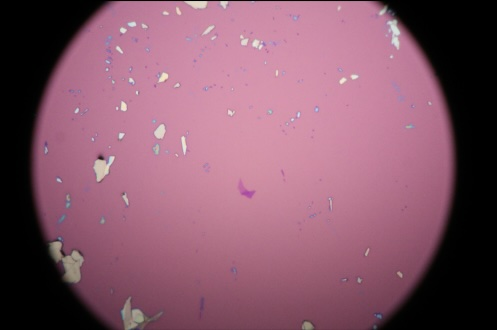
#> input picture segmenter/test_images/WTe2/wte2_0.jpg, 497 x 330 px, given as the content of the folder /Users/mayanksengupta/Desktop/hBN/Images/M20/, which was not available
$ python hBN_eval.py
#> lines starting #> are read from the running program, lines starting #| are printed output that depends on the picture; pictures that were not available may be replaced by others from this repository, and a replacement may not be noted
#> further down, img is the input picture: shape (330, 497, 3); mean B, G, R 105.3, 87.2, 132.9
### segmenter/segmenter.py
import cv2
import numpy as np
from scipy.ndimage import label
from scipy.interpolate import LinearNDInterpolator
from skimage.morphology import disk
from skimage.color import lab2rgb
import time

class Segmenter():
    def __init__(self, img, material, colors=None, numbers=None, min_area = 50, max_area = 10000000, magnification=100, k=3, focus_disks=[], thickness=40, surround_bg=None):
#> called with min_area = 50, max_area = 10000000, magnification = 20, k = 3, thickness = 40
        self.img = img
        self.size = img.shape[:2]
        self.target_bg_lab = material.target_bg_lab
        self.layer_labels = material.layer_labels
        self.edge_method = material.Edge_Method(k=k, magnification=magnification, args=material.args)
        self.colors = colors
        self.numbers = numbers
        self.min_area = min_area
        self.max_area = max_area
        self.focus_disks = focus_disks
        self.mag = magnification

        self.lab = cv2.cvtColor(img, cv2.COLOR_RGB2LAB).astype(np.int16)
        self.lab[:,:,0] = self.lab[:,:,0] * 100.0/255.0
        self.lab[:,:,1] -= 128
        self.lab[:,:,2] -= 128

        self.thickness = thickness
        if surround_bg is None:
            surround_bg = magnification==20
        if surround_bg:
            self.lab = self._border(self.lab, thickness)

        self.surround_bg = surround_bg


    def make_masks(self, segment_edges = False, erode_masks=0):
        if len(self.focus_disks)>0:
            black_zone_mask = self.focus_disks[0][0]
        else:
            black_zone_mask = None

        self.segment_edges = segment_edges

        self.edges = self.edge_method(self)

        if self.surround_bg:
            t = self.thickness//2
            self.edges[:t, :] = 0
            self.edges[-t:, :] = 0
            self.edges[:, :t] = 0
            self.edges[:, -t:] = 0

        if segment_edges:
                old_copy = self.edges.copy()
        if black_zone_mask is not None:
            self.edges[black_zone_mask] = 1

        template = np.logical_not(self.edges)
        self.masks, self.num_masks = label(template)
        self.mask_ids, self.mask_areas = np.unique(self.masks, return_counts=True)

        # Get BG mask
        masked = self.mask_areas.copy()
        masked[0] = 0
        self.bg_mask_id = np.argmax(masked)
        self.bg_mask = self.masks == self.bg_mask_id

        if erode_masks > 0:
            template = self.masks.copy()
            template[template > 0] = 1
            fp = disk(5)
            template = cv2.erode(template.astype('uint8'), fp, iterations=erode_masks)
            template = cv2.dilate(template, fp, iterations=erode_masks)

            if not segment_edges:
                self.masks, self.num_masks = label(template)
                self.mask_ids, self.mask_areas = np.unique(self.masks, return_counts=True)

        if segment_edges:
            # Relabel masks
            sin_bg = np.logical_not(self.edges)
            sin_bg[self.masks == self.bg_mask_id] = 0
            self.mask_template = np.logical_or(old_copy, sin_bg)

            if black_zone_mask is not None:
                self.mask_template[black_zone_mask] = 0

            self.masks, self.num_masks = label(self.mask_template)
            self.mask_ids, self.mask_areas = np.unique(self.masks, return_counts=True)


    def get_all_avg_lab(self):
        # Flatten masks and lab arrays
        flat_masks = self.masks.ravel()
        flat_lab = self.lab.reshape(-1, 3)
        num_masks = self.num_masks + 1

        # Prepare output arrays
        avg_labs = np.zeros((num_masks, 3), dtype=np.float32)
        var_labs = np.zeros((num_masks, 3), dtype=np.float32)

        # Compute mean and variance for each channel using bincount
        for c in range(3):
            sums = np.bincount(flat_masks, weights=flat_lab[:, c], minlength=num_masks)
            means = sums / self.mask_areas
            avg_labs[:, c] = means

        self.avg_labs = avg_labs
        # self.var_labs = np.linalg.norm(var_labs, axis=1)
        return avg_labs, var_labs

    def lab_equalize(self, num_points = 2000):
        points = []
        values = []

        # Inner Points
        while len(points) < 3*num_points//4:
            x = np.random.randint(low=0, high=self.lab.shape[1])
            y = np.random.randint(low=0, high=self.lab.shape[0])
            if self.bg_mask[y,x] != 0:
                points.append(np.array([y, x]))
                values.append(self.lab[y, x, :])

        if len(self.focus_disks) > 0:
            # Outer Circle Points
            i = 0
            while len(points) < num_points:
                r = self.focus_disks[0][1]
                theta = i * np.pi / (num_points // 4)
                x = int(r * np.cos(theta)) + self.lab.shape[1] // 2
                y = int(r * np.sin(theta)) + self.lab.shape[0] // 2
                i += 1

                if not((x < 0 or x >= self.lab.shape[1]) or (y < 0 or y >= self.lab.shape[0])):
                    if self.bg_mask[y,x] != 0:
                        points.append(np.array([y, x]))
                        values.append(self.lab[y, x, :])
                    else:
                        i -= 0.5

            # Corner points
            x0 = self.lab.shape[1] // 2 - np.sqrt(np.pow(r, 2) - np.pow(self.lab.shape[0] // 2, 2))
            y0 = 0
            x0 = int(x0)
            x1 = self.lab.shape[1] - x0
            y1 = self.lab.shape[0] - 1

            points.append(np.array([y0, x0]))
            points.append(np.array([y0, x1]))
            points.append(np.array([y1, x0]))
            points.append(np.array([y1, x1]))

            values.append(self.lab[y0, x0, :])
            values.append(self.lab[y0, x1, :])
            values.append(self.lab[y1, x0, :])
            values.append(self.lab[y1, x1, :])
        else:
            # Rest of the Inner Points
            while len(points) < num_points - 4:
                x = np.random.randint(low=0, high=self.lab.shape[1])
                y = np.random.randint(low=0, high=self.lab.shape[0])
                if self.bg_mask[y,x] != 0:
                    points.append(np.array([y, x]))
                    values.append(self.lab[y, x, :])

            # Corner Points
            for i in [0, self.lab.shape[0] - 1]:
                for j in [0, self.lab.shape[1] - 1]:
                    points.append(np.array([i, j]))
                    values.append(self.lab[i, j, :])

        # Interpolation
        points = np.stack(points, axis=0)
        self.interpolation_points = points
        values = np.stack(values, axis=0)
        grid_y, grid_x = np.mgrid[0:self.lab.shape[0], 0:self.lab.shape[1]]
        grid_points = np.stack([grid_y.ravel(), grid_x.ravel()], axis=-1)

        interpolator = LinearNDInterpolator(points, values, fill_value = 0)
        lab_bg = interpolator(grid_points).reshape(self.lab.shape[0], self.lab.shape[1], 3)

        l_bg = lab_bg[:,:,0]
        a_bg = lab_bg[:,:,1]
        b_bg = lab_bg[:,:,2]

        # Return Result
        l_bg[l_bg < 0] = 0
        # l_bg = l_bg.astype('int16')
        # a_bg = a_bg.astype('int16')
        # b_bg = b_bg.astype('int16')
        self.lab = self.lab.astype('float64')
        self.lab[:,:,0] -= l_bg - int(self.target_bg_lab[0])
        self.lab[:,:,1] -= a_bg - int(self.target_bg_lab[1])
        self.lab[:,:,2] -= b_bg - int(self.target_bg_lab[2])

        if len(self.focus_disks) > 0:
            f2 = self.focus_disks[-1][0]
            self.lab[f2] = 0
        self.l_bg = l_bg

        if self.surround_bg:
            t = self.thickness
            self.img = self.img[t:-t, t:-t, :]
            self.lab = self.lab[t:-t, t:-t, :]
            self.edges = self.edges[t:-t, t:-t]
            self.masks = self.masks[t:-t, t:-t]
            self.bg_mask = self.bg_mask[t:-t, t:-t]

        return l_bg

    def adjust_layer_labels(self):
        l = np.mean(self.lab[:,:,0][self.bg_mask])
        a = np.mean(self.lab[:,:,1][self.bg_mask])
        b = np.mean(self.lab[:,:,2][self.bg_mask])
        self.avg_bg_lab = np.array([l, a, b])

        adjustment_factor = self.avg_bg_lab - np.array(self.target_bg_lab)
        new_layer_labels = {}
        for key, value in self.layer_labels.items():
            new_key = tuple(key + adjustment_factor)
            new_layer_labels[new_key] = value

        self.layer_labels = new_layer_labels
        # Add bg lab
        self.layer_labels[tuple(self.avg_bg_lab)] = 'bg'

    def label_masks(self):
        self.mask_labels = []

        # Prepare layer label LABs and types as arrays/lists
        base_labs = np.array(list(self.layer_labels.keys()))
        layer_types = list(self.layer_labels.values())

        # Compute all pairwise distances (masks x base_labs)
        dists = np.linalg.norm(self.avg_labs[:, None, :] - base_labs[None, :, :], axis=2)
        min_indices = np.argmin(dists, axis=1)

        for idx, i in enumerate(self.mask_ids):
            area = self.mask_areas[i]
            if i==0 or i==self.bg_mask_id:
                # Don't label edge or bg mask
                self.mask_labels.append('bg')
            elif area < self.min_area:
                self.mask_labels.append('dirt')
            else:
                label = layer_types[min_indices[idx]]
                self.mask_labels.append(label)

    def process_frame(self, segment_edges=False, erode_masks = 0):
        self.make_masks(segment_edges, erode_masks)
        self.lab_equalize()
        self.get_all_avg_lab()
        self.adjust_layer_labels()
        self.label_masks()

    def prettify(self):
        # Prepare a lookup table for colors for all mask ids
        color_table = np.zeros((np.max(self.mask_ids) + 1, 3))
        # Assign colors for valid masks, black for others
        for idx, i in enumerate(self.mask_ids):
            area = self.mask_areas[idx]
            label = self.mask_labels[idx]
            if (area > self.min_area and area < self.max_area):
                color_table[i] = self.colors[label]
            else:
                color_table[i] = np.array([0, 0, 0])

        # Map each pixel in self.masks to its color using the lookup table
        colored_masks = color_table[self.masks]
        self.colored_masks = colored_masks
        return colored_masks

    # [112 lines left out: functions numberify, labelify, largest_flakes, mask_coords, direct_lab_label, find_match, not called in this run]

    def _border(self, lab, thickness=30, n=10, threshold=40):
#> called with thickness = 40, n = 10, threshold = 40
        dims = [lab.shape[0] + 2*thickness, lab.shape[1] + 2*thickness, lab.shape[2]]
        result = np.ones(dims, dtype=lab.dtype)
        h, w = lab.shape[0], lab.shape[1]
        hs = [int(i*h/n) for i in range(n)] + [h]
        ws = [int(i*w/n) for i in range(n)] + [w]

        hr = [int(i*result.shape[0]/n) for i in range(n)] + [result.shape[0]]
        wr = [int(i*result.shape[1]/n) for i in range(n)] + [result.shape[1]]

        ms = np.zeros([n,n, lab.shape[2]])
        for i in range(n):
            for j in range(n):
                    region = lab[hs[i]:hs[i+1], ws[j]:ws[j+1], :]
                    ms[i, j, :] = np.median(region, axis=(0,1))

        # ms_m = np.median(ms, axis=(0,1))

        mask = np.linalg.norm(ms - self.target_bg_lab, ord=1, axis=2) > threshold
        ms[mask] = self.target_bg_lab

        for i in range(n):
            for j in range(n):
                if i == 0 or i == n-1 or j==0 or j == n-1:
                    result[hr[i]:hr[i+1], wr[j]:wr[j+1], :] = ms[i, j, :]
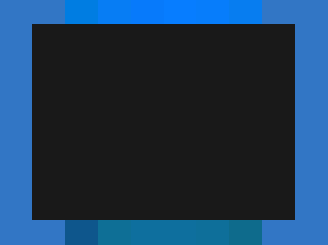
#> result: shape (245, 328, 3) int16; mean of channels 0, 1, 2 18.2, 10.2, 2.2; drawn with min black and max white

        result[thickness:-thickness,thickness:-thickness,:] = lab
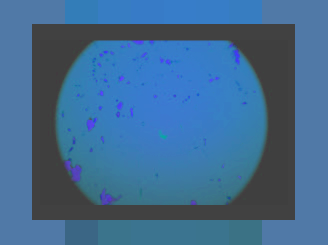
#> result: shape (245, 328, 3) int16; mean of channels 0, 1, 2 38.8, 20.2, 0.5; drawn with min black and max white
        return result

# [4 lines left out: function flake_match, not called in this run]

### segmenter/utils.py
import time
import numpy as np
import cv2
from skimage.color import lab2rgb, rgb2gray, rgb2lab
from skimage.morphology import disk

# [58 lines left out: functions lab_separate, subdivide, combine_sections, not called in this run]

class Stopwatch():
    def __init__(self):
        self.prev = None

    # [21 lines left out: functions clock, focus_disk, not called in this run]

def blur(img, sigma):
#> called with sigma = 1.5
    ksize = int(2 * round(3 * sigma) + 1) if sigma > 0 else 1
    if ksize % 2 == 0:
        ksize += 1
    if sigma == 0:
        return img.copy()

    channels = []
    if len(img.shape) == 3:
        num_channels = img.shape[-1]
    else:
        num_channels = 1
    for i in range(num_channels):
        channels.append(cv2.GaussianBlur(img[:,:,i], (ksize, ksize), sigmaX=sigma, sigmaY=sigma))
#> after the loop, channels = 3 items
    return np.stack(channels, axis=-1)

# [57 lines left out: functions smooth, get_mag, compute_line_distance, compute_projection, compute_proj_dist, not called in this run]

### segmenter/material.py
from skimage.feature import canny
from skimage.color import lab2rgb, rgb2gray, rgb2lab
from scipy.ndimage import gaussian_filter
from skimage.morphology import disk
import numpy as np
import cv2
import concurrent.futures
from utils import blur, smooth
from segmenter import Segmenter

class EdgeMethod():
    def __init__(self, canny_sigma = 0.7):
        self.canny_sigma = canny_sigma

    def __call__(self, img):
        return canny(rgb2gray(img), sigma=self.canny_sigma).astype('float32')

# [10 lines left out: function lab_separate, not called in this run]

class GrapheneEdgeMethod(EdgeMethod):
    # [94 lines left out: functions __call__, subdivide, combine_sections, hessian_determinant, not called in this run]

def rank_gradient(image, selem, dilate_iters = 1, erode_iters = 1):
    """
    Mimics skimage.filters.rank.gradient using OpenCV and NumPy.

    Args:
        image (np.ndarray): Grayscale input image (uint8).
        selem (np.ndarray): Structuring element (binary mask, e.g., from skimage.morphology.disk).

    Returns:
        np.ndarray: Gradient image (uint8).
    """
#> called with selem = array of shape (3, 3), dilate_iters = 4, erode_iters = 4

    # Use OpenCV to compute local min and max
    kernel = selem.astype(np.uint8)
    local_max = cv2.dilate(image, kernel, iterations=dilate_iters)
    local_min = cv2.erode(image, kernel, iterations=erode_iters)
    gradient = local_max - local_min
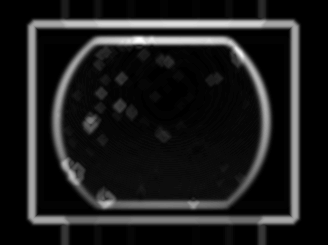
#> gradient: shape (245, 328) int16; min 0, max 73, mean 8.5; drawn with min black and max white
    return gradient

# [45 lines left out: function nonmax_suppression, not called in this run]


class EntropyEdgeMethod(EdgeMethod):
    # [50 lines left out: functions __init__, __call__, not called in this run]

class HBNEdgeMethod(EdgeMethod):
    def __init__(self, k=3, magnification=20, sigma=0, threshold=None, args=[]):
        self.k = k
        self.mag = magnification
        self.sigma = sigma
        self.threshold = threshold
        if magnification >= 50:
            self.args = args[0]
        elif magnification == 20:
            self.args = args[1]
        elif magnification == 10:
            self.args = args[2]
        else:
            self.args = args[3]

    def __call__(self, seg_or_img, apply_threshold = True):
        '''
        Input 2K or 4K resolution images for best results.
        '''

        r, b, threshold, dilate_iterations = self.args

        if type(seg_or_img) is Segmenter:
            blurred = blur(seg_or_img.lab.copy(), b)
        else:
            blurred = blur(seg_or_img.copy(), b)

        # edges = np.zeros_like(blurred[:,:,0]).astype('float64')
        footprint = disk(r)

        with concurrent.futures.ThreadPoolExecutor() as executor:
            futures = [executor.submit(rank_gradient, blurred[:,:,i], footprint, dilate_iterations, dilate_iterations) for i in range(3)]
#> call 2 of rank_gradient, with selem = array of shape (3, 3), dilate_iters = 4, erode_iters = 4
#> in rank_gradient (call 2), `kernel = selem.astype(np.uint8)`: kernel = [[0, 1, 0], [1, 1, 1], [0, 1, 0]]
#> in rank_gradient (call 2), `local_max = cv2.dilate(image, kernel, iterations=dilate_iters)`:
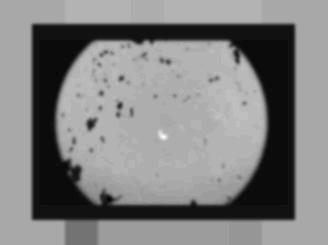
#> image: shape (245, 328) int16; min -2, max 42, mean 20.2; drawn with min black and max white
#> call 3 of rank_gradient, with selem = array of shape (3, 3), dilate_iters = 4, erode_iters = 4
#> in rank_gradient (call 3), `local_max = cv2.dilate(image, kernel, iterations=dilate_iters)`:
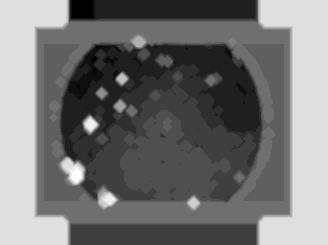
#> local_max: shape (245, 328) int16; min -6, max 10, mean 1.28; drawn with min black and max white
#> in rank_gradient (call 3), `local_min = cv2.erode(image, kernel, iterations=erode_iters)`:
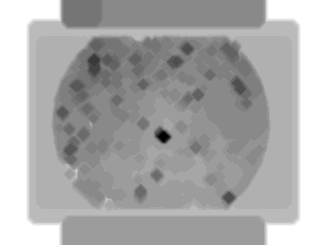
#> local_min: shape (245, 328) int16; min -18, max 8, mean -0.361; drawn with min black and max white
#> in rank_gradient (call 3), `gradient = local_max - local_min`:
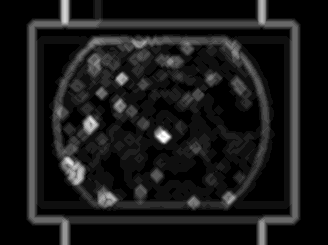
#> gradient: shape (245, 328) int16; min 0, max 17, mean 1.64; drawn with min black and max white
#> futures = 3 items
            channel_gradients = [f.result() for f in futures]
#> channel_gradients = 3 items
#> (the rest of the program and of its run is left out)
